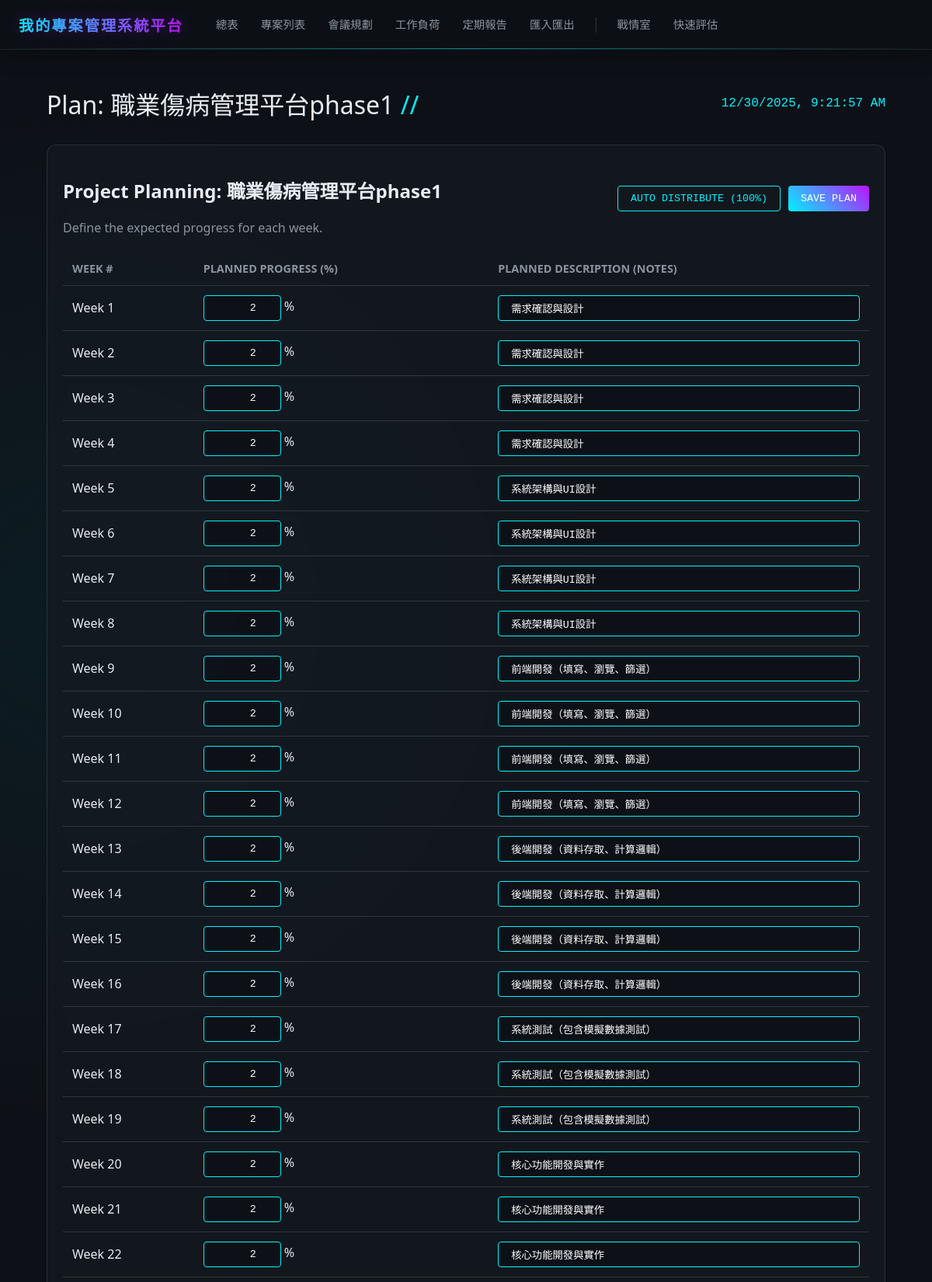
The app's page /projects/3/planning (upper part) with its own data.
### app/models.py (models this page shows)
class Project(Base):
    __tablename__ = "projects"
    id = Column(Integer, primary_key=True, index=True)
    name = Column(String, index=True)
    cft_unit = Column(String, index=True)  # Which CFT requested it
    request_unit = Column(String, nullable=True) # Demand Contact Unit
    year = Column(Integer, index=True)
    duration_weeks = Column(Integer, default=12) # New field
    status = Column(String, default="Planning") # Planning, Development, Testing, Complete
    progress = Column(Integer, default=0) # 0-100
    description = Column(Text, nullable=True)
    start_date = Column(Date, nullable=True)
    end_date = Column(Date, nullable=True) # Original planned end date?
    predicted_end_date = Column(Date, nullable=True) # New user requested field
    closure_date = Column(Date, nullable=True) # Date moved to maintenance
    kickoff_date = Column(Date, nullable=True)
    meeting_day = Column(String, nullable=True) # Mon, Tue, Wed, Thu, Fri
    meeting_time = Column(String, nullable=True) # HH:MM
    lead_engineer_id = Column(Integer, ForeignKey("engineers.id"), nullable=True)
    lead_engineer = relationship("Engineer", back_populates="projects")
    updates = relationship("ProjectUpdate", back_populates="project", cascade="all, delete-orphan")
    weekly_progress = relationship("WeeklyProgress", back_populates="project", cascade="all, delete-orphan")
    logs = relationship("ProjectLog", back_populates="project", order_by="desc(ProjectLog.created_at)", cascade="all, delete-orphan")
    maintenance_logs = relationship("MaintenanceLog", back_populates="project", order_by="desc(MaintenanceLog.log_date)", cascade="all, delete-orphan")
    sprints = relationship("Sprint", back_populates="project", cascade="all, delete-orphan")
    tasks = relationship("Task", back_populates="project", cascade="all, delete-orphan")

class WeeklyProgress(Base):
    __tablename__ = "weekly_progress"
    id = Column(Integer, primary_key=True, index=True)
    project_id = Column(Integer, ForeignKey("projects.id"))
    week_number = Column(Integer)
    year = Column(Integer)
    planned_progress = Column(Integer, default=0) # Percentage 0-100
    actual_progress = Column(Integer, default=0) # Percentage 0-100
    planned_description = Column(String)
    actual_description = Column(String, nullable=True)
    actual_hours = Column(Float, default=0.0)
    meeting_date = Column(Date, nullable=True) # Actual date of the meeting/log
    meeting_id = Column(Integer, ForeignKey("meetings.id"), nullable=True) # Linked meeting for verification
    project = relationship("Project", back_populates="weekly_progress")
    meeting = relationship("Meeting")

### app/main.py (the view)
@app.get("/projects/{project_id}/planning", response_class=HTMLResponse)
async def project_planning(request: Request, project_id: int, db: Session = Depends(get_db)):
    project = db.query(models.Project).filter(models.Project.id == project_id).first()
    if not project:
         return HTMLResponse("Project not found", status_code=404)
    weekly_data = db.query(models.WeeklyProgress).filter(models.WeeklyProgress.project_id == project_id).order_by(models.WeeklyProgress.week_number).all()
    safe_weekly_data = []
    for w in weekly_data:
        d = w.__dict__.copy()
        if "_sa_instance_state" in d:
            del d["_sa_instance_state"]
        for k, v in d.items():
            if isinstance(v, (date, datetime)):
                d[k] = str(v)
        safe_weekly_data.append(d)
    return templates.TemplateResponse("project_planning.html", {
        "request": request,
        "page_title": f"Plan: {project.name}",
        "project": project,
        "weekly_data": safe_weekly_data
    })

### templates/project_planning.html (shortened to what this page needs)
{% extends "base.html" %}
{% block content %}
<div class="card">
    <div style="display: flex; justify-content: space-between; align-items: center; margin-bottom: 20px;">
        <div>
            <h2>Project Planning: {{ project.name }}</h2>
            <div style="color: var(--text-secondary);">Define the expected progress for each week.</div>
        </div>
        <div style="gap: 10px; display: flex;">
            <button class="btn" onclick="autoDistribute()">Auto Distribute (100%)</button>
            <button class="btn btn-primary" onclick="savePlan()">Save Plan</button>
        </div>
    </div>
    <div style="max-height: 70vh; overflow-y: auto;">
        <table id="planningTable">
            <thead>
                <tr>
                    <th>Week #</th>
                    <th>Planned Progress (%)</th>
                    <th>Planned Description (Notes)</th>
                </tr>
            </thead>
            <tbody>
                {% for week in weekly_data %}
                <tr data-week="{{ week.week_number }}" data-year="{{ week.year }}">
                    <td>Week {{ week.week_number }}</td>
                    <td>
                        <input type="number" class="plan-input btn" style="width: 100px; text-align: right;"
                            value="{{ week.planned_progress }}" min="0" max="100"> %
                    </td>
                    <td>
                        <input type="text" class="plan-desc-input btn" style="width: 100%; text-align: left;"
                            value="{{ week.planned_description or '' }}" placeholder="e.g. Kickoff meeting">
                    </td>
                </tr>
                {% endfor %}
            </tbody>
        </table>
    </div>
</div>
{% endblock %}

### static/css/style.css (style rules this page uses)
:root { --bg-color: #0d1117; --card-bg: rgba(22, 27, 34, 0.7); --text-primary: #e6edf3; --text-secondary: #8b949e; --accent-cyan: #00f3ff; --accent-purple: #bc13fe; --accent-pink: #f72585; --status-green: #39FF14; --status-red: #FF3131; --status-purple: #BF00FF; --border-color: #30363d; --glass-border: 1px solid rgba(255, 255, 255, 0.1); }
* { box-sizing: border-box; }
body { background-color: var(--bg-color); color: var(--text-primary); font-family: 'Segoe UI', Roboto, Helvetica, Arial, sans-serif; margin: 0; padding: 0; overflow-x: hidden; background-image: radial-gradient(circle at 10% 20%, rgba(0, 243, 255, 0.05) 0%, transparent 20%), radial-gradient(circle at 90% 80%, rgba(188, 19, 254, 0.05) 0%, transparent 20%); }
.card { background: var(--card-bg); border: var(--glass-border); border-radius: 12px; padding: 20px; backdrop-filter: blur(10px); margin-bottom: 20px; box-shadow: 0 4px 6px rgba(0, 0, 0, 0.1); }
.btn { background: transparent; border: 1px solid var(--accent-cyan); color: var(--accent-cyan); padding: 8px 16px; border-radius: 4px; cursor: pointer; transition: all 0.3s ease; font-family: 'Courier New', monospace; text-transform: uppercase; }
.btn-primary { background: linear-gradient(45deg, var(--accent-cyan), var(--accent-purple)); border: none; color: white; }
table { width: 100%; border-collapse: collapse; }
th, td { padding: 12px; text-align: left; border-bottom: 1px solid var(--border-color); }
th { color: var(--text-secondary); font-size: 0.9em; text-transform: uppercase; }
input, textarea, select { background-color: rgba(13, 17, 23, 0.8) !important; color: #ffffff !important; border: 1px solid var(--accent-cyan); padding: 8px; border-radius: 4px; font-family: inherit; }

### records on screen
Project: name "職業傷病管理平台phase1"
WeeklyProgress: week_number "1", planned_progress "2", planned_description "需求確認與設計"
WeeklyProgress: week_number "2", planned_progress "2", planned_description "需求確認與設計"
WeeklyProgress: week_number "3", planned_progress "2", planned_description "需求確認與設計"
WeeklyProgress: week_number "4", planned_progress "2", planned_description "需求確認與設計"
WeeklyProgress: week_number "5", planned_progress "2", planned_description "系統架構與UI設計"
WeeklyProgress: week_number "6", planned_progress "2", planned_description "系統架構與UI設計"
WeeklyProgress: week_number "7", planned_progress "2", planned_description "系統架構與UI設計"
WeeklyProgress: week_number "8", planned_progress "2", planned_description "系統架構與UI設計"
WeeklyProgress: week_number "9", planned_progress "2", planned_description "前端開發（填寫、瀏覽、篩選）"
WeeklyProgress: week_number "10", planned_progress "2", planned_description "前端開發（填寫、瀏覽、篩選）"
WeeklyProgress: week_number "11", planned_progress "2", planned_description "前端開發（填寫、瀏覽、篩選）"
WeeklyProgress: week_number "12", planned_progress "2", planned_description "前端開發（填寫、瀏覽、篩選）"
WeeklyProgress: week_number "13", planned_progress "2", planned_description "後端開發（資料存取、計算邏輯）"
WeeklyProgress: week_number "14", planned_progress "2", planned_description "後端開發（資料存取、計算邏輯）"
WeeklyProgress: week_number "15", planned_progress "2", planned_description "後端開發（資料存取、計算邏輯）"
WeeklyProgress: week_number "16", planned_progress "2", planned_description "後端開發（資料存取、計算邏輯）"
WeeklyProgress: week_number "17", planned_progress "2", planned_description "系統測試（包含模擬數據測試）"
WeeklyProgress: week_number "18", planned_progress "2", planned_description "系統測試（包含模擬數據測試）"
WeeklyProgress: week_number "19", planned_progress "2", planned_description "系統測試（包含模擬數據測試）"
WeeklyProgress: week_number "20", planned_progress "2", planned_description "核心功能開發與實作"
WeeklyProgress: week_number "21", planned_progress "2", planned_description "核心功能開發與實作"
WeeklyProgress: week_number "22", planned_progress "2", planned_description "核心功能開發與實作"

### other values on screen
{{ page_title }} "Plan: 職業傷病管理平台phase1"
